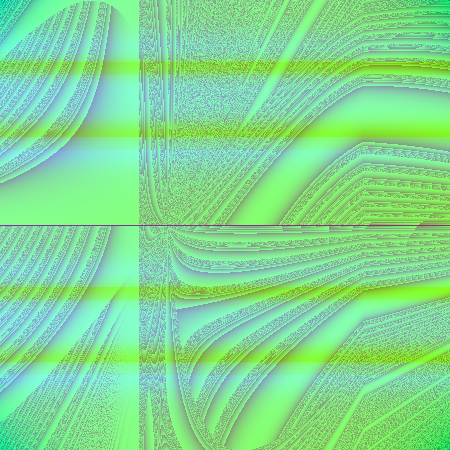
#> input picture imagemanipulation/image0.png, 450 x 450 px
$ jupyter execute Image_croping.ipynb
#> lines starting #> are read from the running program, lines starting #| are printed output that depends on the picture
[cell 1]
import cv2
import numpy as np

[cell 2]
# Image 01

photo = cv2.imread('image0.png')
#> photo is the input picture: shape (450, 450, 3); mean B, G, R 145.9, 217.6, 129.5
cv2.imshow("Photo", photo)
cv2.waitKey()
cv2.destroyAllWindows()

[cell 3]
# Image 02

photo1 = cv2.imread('image-2.png')
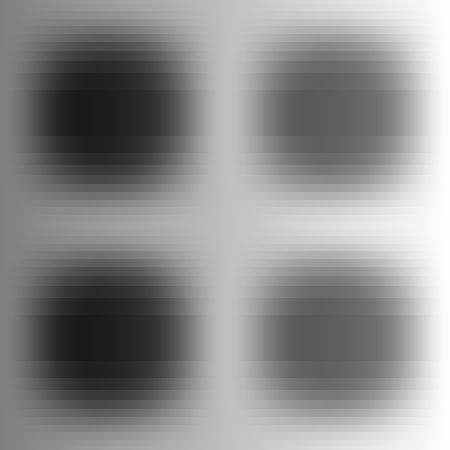
#> input picture imagemanipulation/image-2.png, 450 x 450 px
#> photo1 is the input picture: shape (450, 450, 3); min 25, max 254, mean 140.9
cv2.imshow("Photo", photo1)
cv2.waitKey()
cv2.destroyAllWindows()

[cell 4]
# Cropped part of first Image

cphoto = photo[225:450 , 225:450]
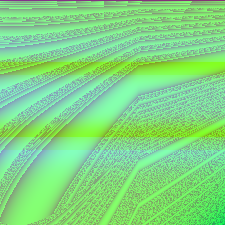
#> cphoto: shape (225, 225, 3); mean B, G, R 131.6, 215.5, 129.6
cv2.imshow("Cropped", cphoto)
cv2.waitKey()
cv2.destroyAllWindows()

[cell 5]
# Cropped part of second Image

cphoto1 = photo1[225:450 , 225:450]
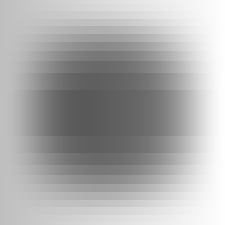
#> cphoto1: shape (225, 225, 3); min 89, max 254, mean 172.7
cv2.imshow("Cropped", cphoto1)
cv2.waitKey()
cv2.destroyAllWindows()

[cell 6]
# Swap the Cropped part of second image to first image

photo[112:337 , 112:337] = cphoto1
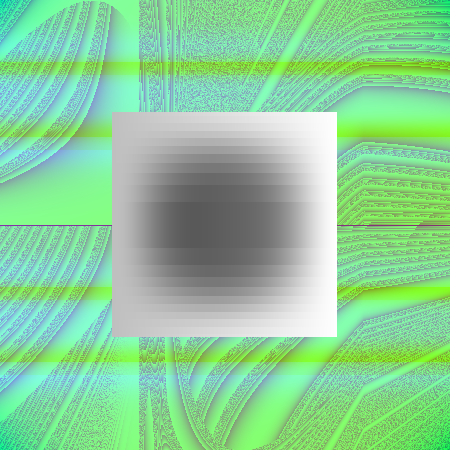
#> photo: shape (450, 450, 3); mean B, G, R 152.6, 206.5, 139.7
cv2.imshow("Photo", photo)
cv2.waitKey()
cv2.destroyAllWindows()

[cell 7]
# Swap the Cropped part of second image to first image

photo1[112:337 , 112:337] = cphoto
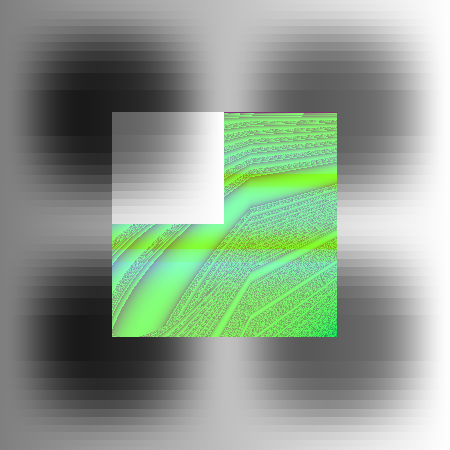
#> photo1: shape (450, 450, 3); mean B, G, R 141.1, 158.2, 141.6
cv2.imshow("Photo", photo1)
cv2.waitKey()
cv2.destroyAllWindows()

[cell 8]
#to create blank image
cn = np.zeros((450,450))
cv2.imshow("Hello Rahul", cn)
cv2.waitKey()
cv2.destroyAllWindows()
